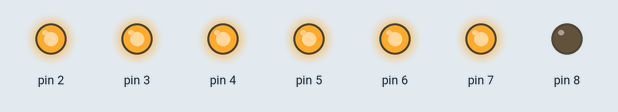
Bench run of a sketch on a simulated Arduino Uno, built with avr-gcc and run on an emulated ATmega328P. On the bench: output pins drawn as LEDs (lit = HIGH).

Above: at 0.5 s.
At 1.5 s:
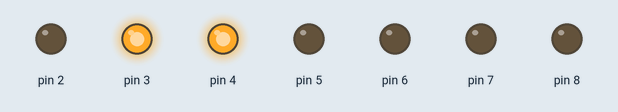
At 3.5 s:
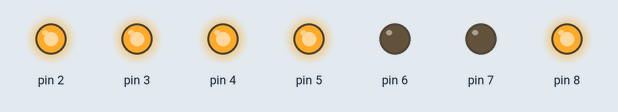
At 6.5 s:
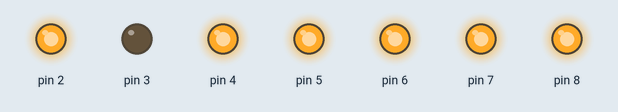
At 9.5 s:
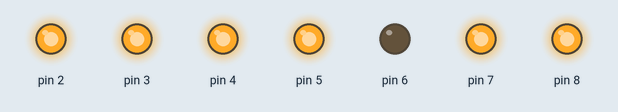
At 12.5 s:
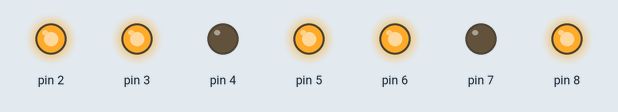
Timing chart, 0 to 13.0 s (numbered marks = the images above):
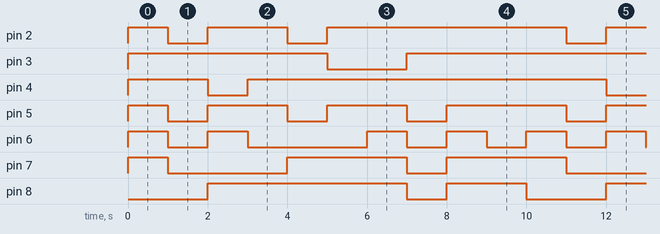

The sketch:

secuencia7Segmentos.ino
```cpp
// C++ code
int espera = 1000;

void setup()
{
  for (int definition = 2; definition < 9; definition++){
    pinMode(definition,OUTPUT);
  }
}

void loop()
{
  for (int k = 0; k < 10; k++){
    numero(k,HIGH);
    delay(espera);
    numero(k,LOW);
  }
}
```

funcion7segmentosNumeros.ino
```cpp
/*
2 = a
3 = b
4 = c
5 = d
6 = e
7 = f
8 = g
*/

void numero(int valor,int state) {
  switch (valor) {
    case 0:
      for (int i = 2; i < 8; i++) {
        digitalWrite(i, state);
      }
      break;
    case 1:
      for (int i = 3; i < 5; i++) {
        digitalWrite(i, state);
      }
      break;
    case 2:
      for (int i = 2; i < 4; i++) {
        digitalWrite(i, state);
      }
      for (int j = 5; j < 7; j++) {
        digitalWrite(j, state);
      }
      digitalWrite(8, state);
      break;
    case 3:
      for (int i = 2; i < 6; i++) {
        digitalWrite(i, state);
      }
      digitalWrite(8, state);
      break;
    case 4:
      for (int i = 3; i < 5; i++) {
        digitalWrite(i, state);
      }
      for (int j = 7; j < 9; j++) {
        digitalWrite(j, state);
      }
      break;
    case 5:
      for (int i = 7; i < 9; i++) {
        digitalWrite(i, state);
      }
      for (int j = 4; j < 6; j++) {
        digitalWrite(j, state);
      }
      digitalWrite(2, state);
      break;
    case 6:
      for (int i = 4; i < 9; i++) {
        digitalWrite(i, state);
      }
      digitalWrite(2, state);
      break;
    case 7:
      for (int i = 2; i < 5; i++) {
        digitalWrite(i, state);
      }
      break;
    case 8:
      for (int i = 2; i < 9; i++) {
        digitalWrite(i, state);
      }
      break;
    case 9:
      for (int i = 2; i < 6; i++) {
        digitalWrite(i, state);
      }
      for (int j = 7; j < 9; j++) {
        digitalWrite(j, state);
      }
  }
}
```

Measured:
- by itself, pin 2: repeats every 10.0 s: LOW 1.0 s, HIGH 2.0 s, LOW 1.0 s, HIGH 6.0 s
- by itself, pin 3: repeats every 10.0 s: LOW 2.0 s, HIGH 8.0 s
- by itself, pin 4: repeats every 10.0 s: LOW 1.0 s, HIGH 9.0 s
- by itself, pin 5: repeats every 10.0 s: 2 × (LOW 1.0 s, HIGH 2.0 s), LOW 1.0 s, HIGH 3.0 s
- by itself, pin 6: repeats every 10.0 s: LOW 1.0 s, HIGH 1.0 s, LOW 3.0 s, 2 × (HIGH 1.0 s, LOW 1.0 s), HIGH 1.0 s
- by itself, pin 7: repeats every 10.0 s: LOW 3.0 s, HIGH 3.0 s, LOW 1.0 s, HIGH 3.0 s
- by itself, pin 8: repeats every 10.0 s: LOW 1.0 s, HIGH 2.0 s, LOW 2.0 s, HIGH 5.0 s
